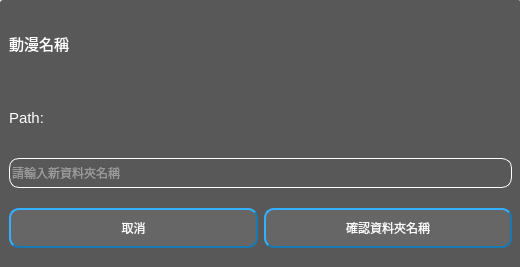
<?xml version="1.0" encoding="UTF-8"?>
<ui version="4.0">
 <class>MainWindow</class>
 <widget class="QMainWindow" name="MainWindow">
  <property name="geometry">
   <rect>
    <x>0</x>
    <y>0</y>
    <width>520</width>
    <height>267</height>
   </rect>
  </property>
  <property name="windowTitle">
   <string>MainWindow</string>
  </property>
  <widget class="QWidget" name="centralwidget">
   <widget class="QFrame" name="frame">
    <property name="geometry">
     <rect>
      <x>0</x>
      <y>0</y>
      <width>521</width>
      <height>271</height>
     </rect>
    </property>
    <property name="styleSheet">
     <string notr="true">background-color: rgb(88, 88, 88);
border-radius: 3px</string>
    </property>
    <property name="frameShape">
     <enum>QFrame::StyledPanel</enum>
    </property>
    <property name="frameShadow">
     <enum>QFrame::Raised</enum>
    </property>
    <layout class="QVBoxLayout" name="verticalLayout">
     <item>
      <widget class="QLabel" name="name">
       <property name="font">
        <font>
         <pointsize>11</pointsize>
        </font>
       </property>
       <property name="styleSheet">
        <string notr="true">color: rgb(255, 255, 255);</string>
       </property>
       <property name="text">
        <string>動漫名稱</string>
       </property>
      </widget>
     </item>
     <item>
      <widget class="QLabel" name="path">
       <property name="font">
        <font>
         <family>Microsoft JhengHei UI</family>
         <pointsize>11</pointsize>
        </font>
       </property>
       <property name="styleSheet">
        <string notr="true">color: rgb(255, 255, 255);</string>
       </property>
       <property name="text">
        <string>Path: </string>
       </property>
      </widget>
     </item>
     <item>
      <widget class="QLineEdit" name="folder_input">
       <property name="minimumSize">
        <size>
         <width>0</width>
         <height>30</height>
        </size>
       </property>
       <property name="styleSheet">
        <string notr="true">QLineEdit{
	font: 11pt &quot;Microsoft JhengHei UI&quot;;
 border: 1px solid ;
	color: rgb(222, 222, 222);

 border-radius: 10px;
border-color: rgb(255, 255, 255);
 selection-color: #F2F2F2;
}
QLineEdit:hover{
	font: 11pt &quot;Microsoft JhengHei UI&quot;;

 border: 1px solid rgb(19, 23, 255);.
border-color: rgb(255, 255, 255);

 border-radius: 10px;
color: rgb(222, 222, 222);
 selection-color: #F2F2F2
}</string>
       </property>
       <property name="placeholderText">
        <string>請輸入新資料夾名稱</string>
       </property>
      </widget>
     </item>
     <item>
      <widget class="QFrame" name="frame_2">
       <property name="frameShape">
        <enum>QFrame::StyledPanel</enum>
       </property>
       <property name="frameShadow">
        <enum>QFrame::Raised</enum>
       </property>
       <layout class="QHBoxLayout" name="horizontalLayout">
        <property name="leftMargin">
         <number>0</number>
        </property>
        <property name="topMargin">
         <number>0</number>
        </property>
        <property name="rightMargin">
         <number>0</number>
        </property>
        <property name="bottomMargin">
         <number>0</number>
        </property>
        <item>
         <widget class="QPushButton" name="cancel">
          <property name="minimumSize">
           <size>
            <width>0</width>
            <height>40</height>
           </size>
          </property>
          <property name="styleSheet">
           <string notr="true">QPushButton{
	border-style :outset;
	border-color: rgb(26, 120, 179);
	border-width: 2px;
	border-radius: 10px;
	color: rgb(250, 250, 250);
	background-color: rgb(102, 102, 102);
}
QPushButton:hover{
	border-style :outset;
	border-color: rgb(26, 120, 179);
	border-width: 2px;
	border-radius: 10px;
	color: rgb(102, 102, 102);
	background-color: rgb(250, 250, 250);
}</string>
          </property>
          <property name="text">
           <string>取消</string>
          </property>
         </widget>
        </item>
        <item>
         <widget class="QPushButton" name="confirm">
          <property name="minimumSize">
           <size>
            <width>0</width>
            <height>40</height>
           </size>
          </property>
          <property name="styleSheet">
           <string notr="true">QPushButton{
	border-style :outset;
	border-color: rgb(26, 120, 179);
	border-width: 2px;
	border-radius: 10px;
	color: rgb(250, 250, 250);
	background-color: rgb(102, 102, 102);
}
QPushButton:hover{
	border-style :outset;
	border-color: rgb(26, 120, 179);
	border-width: 2px;
	border-radius: 10px;
	color: rgb(102, 102, 102);
	background-color: rgb(250, 250, 250);
}</string>
          </property>
          <property name="text">
           <string>確認資料夾名稱</string>
          </property>
          <property name="autoDefault">
           <bool>true</bool>
          </property>
         </widget>
        </item>
       </layout>
      </widget>
     </item>
    </layout>
   </widget>
  </widget>
 </widget>
 <resources/>
 <connections/>
</ui>
